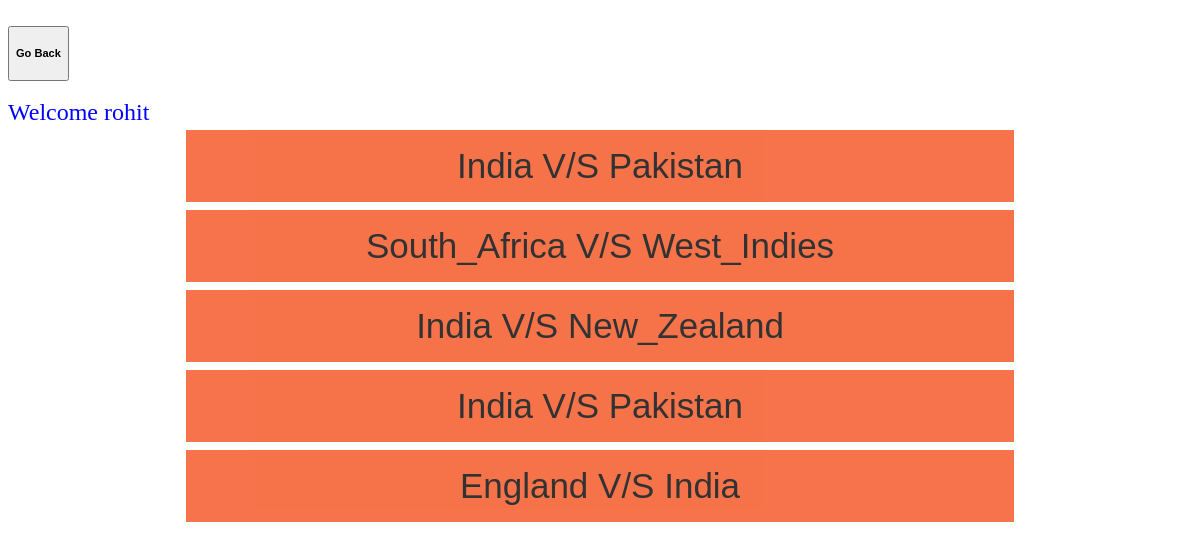
Page /parthome.php (signed in) on the committed database.
### tables this page shows
CREATE TABLE `matches` (
  `match_no` int(3) NOT NULL,
  `team1` varchar(20) DEFAULT NULL,
  `team2` varchar(20) DEFAULT NULL,
  `done` tinyint(1) DEFAULT 0,
  `winner` varchar(20) DEFAULT NULL
);

### parthome.php (the view, shortened to what this page needs)
<html>
<body>
<?php include 'connection.php';
	$sql = "SELECT match_no, team1, team2 FROM matches where done = 1 and match_no IN (select match_no from fteam where usr = '".$_SESSION['login_user']."')";
	$result = mysqli_query($conn, $sql);
?>
<a href = "select_team.php" align = "right"><button><h5>Go Back</h5></button></a>
<form action="part.php" method ="post">
<br>
<font color ="blue" size="5">Welcome<?php echo "  ".$_SESSION['login_user']?></font>
<center>
<?php if (mysqli_num_rows($result) > 0) {
while($row = mysqli_fetch_assoc($result)) {?>
<button class="button" Name = <?php echo $row["match_no"];?>> <?php echo $row["team1"]."  V/S  ". $row["team2"]?></button>
<br>
<?php }}else {?> <font class="button"> NO Matches Found</font><?php }?>
<br>
<br>
</center>
</form>
</body>
</html>

### connection.php (shortened to what this page needs)
<?php
	echo "<br>";
?>
<html>
<head>
</head>
</html>

### connection.php (style rules this page uses)
.button { background-color: #f4511e; border: none; color: black; font: bold; padding: 16px 32px; text-align: center; font-size: 35px; margin: 4px 2px; opacity: 0.8; transition: 0.3s; display: inline-block; text-decoration: none; cursor: pointer; width: 70%; }

### rows in the picture
matches: team1 "India", team2 "Pakistan"
matches: team1 "South_Africa", team2 "West_Indies"
matches: team1 "India", team2 "New_Zealand"
matches: team1 "India", team2 "Pakistan"
matches: team1 "England", team2 "India"

### other values in the picture
$_SESSION['login_user'] "rohit"
